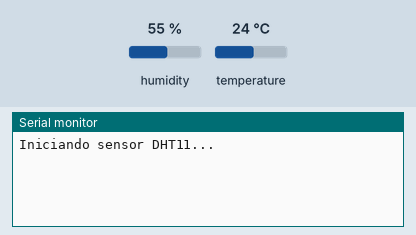
Simulated run of this sketch. Board: Arduino Uno, built with avr-gcc and run on an emulated ATmega328P. Parts: the last lines printed to the serial monitor. The inputs (shaded band) are chosen by the test bench; at power-on: humidity 55 %, temperature 24 °C.

Above: at 2.2 s.
2.3 s: humidity set to 22 %
At 4.0 s:
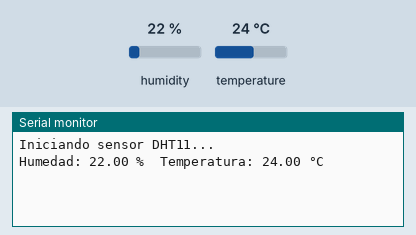
6.5 s: temperature set to 12 °C
At 7.6 s:
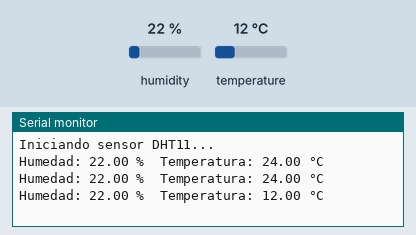
9.5 s: humidity set to 40 %
At 12.5 s:
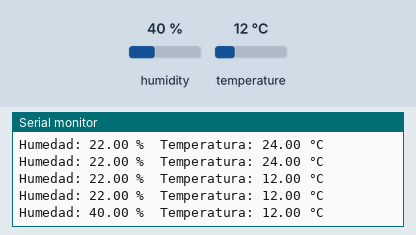

Measured:
- after the input at 2.3 s, the serial monitor: prints a new line after 0.72 s (image 1)
- after the input at 6.5 s, the serial monitor: prints a new line after 0.57 s (image 2)
- after the input at 9.5 s, the serial monitor: prints a new line after 1.6 s (image 3)

The sketch:

dht11.ino
```cpp
#include <DHT.h>

#define DHTPIN 4
#define DHTTYPE DHT11

DHT dht(DHTPIN, DHTTYPE);

void setup() {
  Serial.begin(115200);
  Serial.println("Iniciando sensor DHT11...");

  dht.begin();
  delay(1000);
}

void loop() {
  delay(2000);

  float h = dht.readHumidity();
  float t = dht.readTemperature();

  // Verificar lecturas
  if (isnan(h) || isnan(t)) {
    Serial.println("Error leyendo el sensor!");
    return;
  }

  Serial.print("Humedad: ");
  Serial.print(h);
  Serial.print(" %\t");

  Serial.print("Temperatura: ");
  Serial.print(t);
  Serial.println(" °C");
}
```
